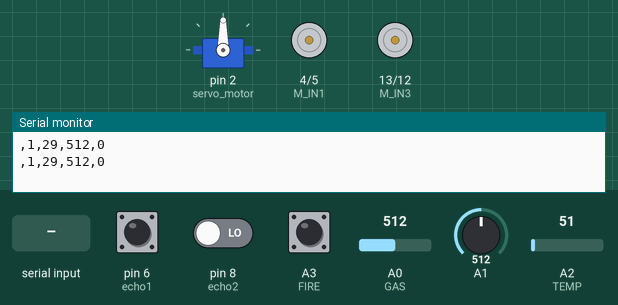
Simulated run of this sketch. Board: Arduino Uno, built with avr-gcc and run on an emulated ATmega328P. Parts: servo, motor-driver pin pairs drawn as motors (green arrow = first pin HIGH = forward, orange = second pin HIGH = backward, longer = more drive, scaled by the enable pin), the last lines printed to the serial monitor. Inputs (shaded band) come from the test bench; at power-on: pin 6 (echo1) LOW, pin 8 (echo2) LOW, A0 (GAS) = 512, A1 = 512, A2 (TEMP) = 51, A3 (FIRE) HIGH.

Above: at 1.2 s.
1.3 s: "X" received over Serial
At 2.5 s:
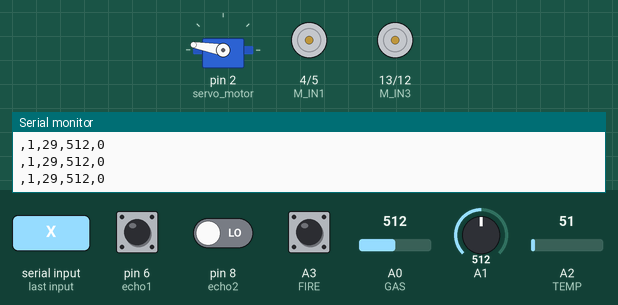
4.9 s: "Y" received over Serial
At 7.8 s:
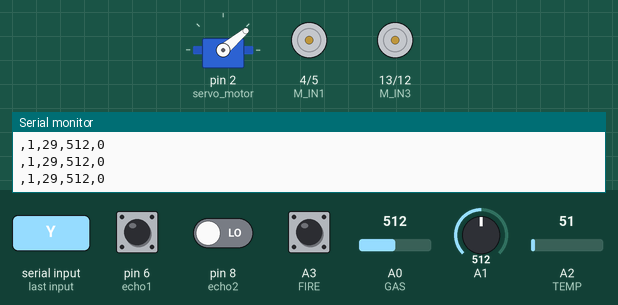
8.5 s: pin 6 (echo1) pulsed HIGH 5 times (0.12 s each, 0.3 s apart)
13.6 s: pin 6 (echo1) pulsed HIGH 2 times (0.12 s each, 0.3 s apart)
17.8 s: "X" received over Serial
At 21.9 s:
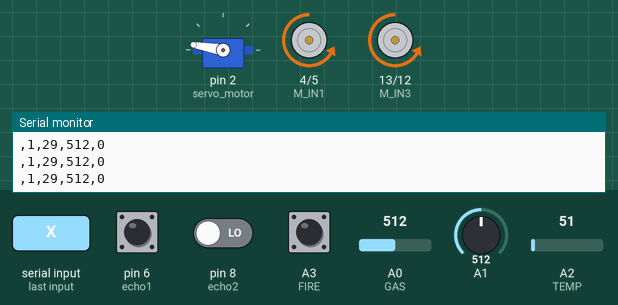
Timing chart, 0 to 22.4 s (numbered marks = the images above; inputs shaded):
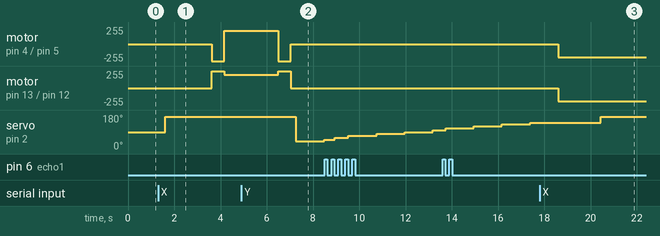

Measured:
- after the input at 1.3 s, motor on pin 4 (M_IN1) / pin 5 (M_IN2): stopped → backward 255/255 after 2.3 s, → forward 200/255 0.54 s later; motor on pin 13 (M_IN3) / pin 12 (M_IN4): stopped → forward 255/255 after 2.3 s, → forward 200/255 0.54 s later; servo on pin 2 (servo_motor): 90° → 170° after 0.30 s
- after the input at 4.9 s, motor on pin 4 (M_IN1) / pin 5 (M_IN2): forward 200/255 → backward 255/255 after 1.6 s, → stopped 0.54 s later; motor on pin 13 (M_IN3) / pin 12 (M_IN4): forward 200/255 → forward 255/255 after 1.6 s, → stopped 0.54 s later; servo on pin 2 (servo_motor): 170° → 40° after 2.4 s, → 50° 1.2 s later
- after the input at 17.8 s, servo on pin 2 (servo_motor): 140° → 170° after 2.6 s

The sketch:

final_arduino.ino
```cpp
#include <SoftwareSerial.h>     //블루투스 통신을 위한 헤더파일 호출
SoftwareSerial BTSerial(10, 1); // HC - 06 통신을 위한 TX, RX의 PIN번호를 입력(TX = 10 , RX = 1)

#include "Servo.h"  // 서보모터를 사용하기 위한 헤더파일 호출
Servo LKservo;  // 서보모터 객체 선언

#define EA 3  // 모터드라이버 EA 핀, 아두이노 우노 보드 디지털 3번 핀에 연결
#define EB 11  // 모터드라이버 EB 핀, 아두이노 우노 보드 디지털 11번 핀에 연결
#define M_IN1 4  // 모터드라이버 IN1 핀, 아두이노 우노 보드 디지털 4번 핀에 연결
#define M_IN2 5  // 모터드라이버 IN2 핀, 아두이노 우노 보드 디지털 5번 핀에 연결
#define M_IN3 13  // 모터드라이버 IN3 핀, 아두이노 우노 보드 디지털 13번 핀에 연결
#define M_IN4 12  // 모터드라이버 IN4 핀, 아두이노 우노 보드 디지털 12번 핀에 연결

#define echo1 6  // 초음파 센서 에코(Echo) 핀, 아두이노 우노 보드의 디지털 6번 핀 연결
#define trig1 7  // 초음파 센서 트리거(Trigger) 핀, 아두이노 우노 보드의 디지털 7번 핀 연결

#define echo2 8  // 초음파 센서 에코(Echo) 핀, 아두이노 우노 보드의 디지털 8번 핀 연결
#define trig2 9  // 초음파 센서 트리거(Trigger) 핀, 아두이노 우노 보드의 디지털 9번 핀 연결

#define servo_motor 2  // 서보모터 Signal 핀, 아두이노 우노 보드 디지털 2번 핀에 연결

#define GAS A0
#define TEMP A2
#define FIRE A3

void setup()  // 초기화
{

  BTSerial.begin(9600);
  Serial.begin(9600);

  pinMode(EA, OUTPUT);  // EA와 연결된 핀 출력 설정
  pinMode(M_IN1, OUTPUT);  // IN1과 연결된 핀 출력 설정 오른 바퀴 직진
  pinMode(M_IN2, OUTPUT);  // IN2와 연결된 핀 출력 설정 오른 바퀴 후진
  pinMode(EB, OUTPUT);  // EA와 연결된 핀 출력 설정
  pinMode(M_IN3, OUTPUT);  // IN3과 연결된 핀 출력 설정 왼 바퀴 후진
  pinMode(M_IN4, OUTPUT);  // IN4와 연결된 핀 출력 설정 왼 바퀴 직진

  pinMode(trig1, OUTPUT);  // trig1 출력 설정
  pinMode(echo1, INPUT);  // echo2 입력설정
  pinMode(trig2, OUTPUT);  // trig1 출력 설정
  pinMode(echo2, INPUT);  // echo2 입력설정

  pinMode(TEMP, INPUT);
  pinMode(GAS, INPUT);
  pinMode(FIRE, INPUT);


  LKservo.attach(servo_motor);  // 서보모터 핀 설정

}

void loop()  // 무한루프
{

  sensing();

  char data;
  if(Serial.available()>0) {
    data = Serial.read();
    if(data=='X') {
      mode1();
    }else if(data=='Y') {
      mode2();
    }else if(data=='Z') {
      mode3();
    }
  }
  delay(800);
}

void sensing() {

   int fireState = 0;
   int crash = 0;
   unsigned int temp_val;
   String fstate;
   String temp;
   String gas;

  temp_val = analogRead(TEMP);
  temp = (temp_val*600/1024);

  fireState = digitalRead(FIRE);
  if(fireState == LOW) {
    fstate = "0";
  }else if(fireState == HIGH) {
    fstate = "1";
  }

 gas = analogRead(GAS);

  if(analogRead(A1)==0 || analogRead(A1)<3){
    crash=1;
  }else {
    crash=0;
  }
  String cmm = ",";
  Serial.println(cmm+fstate+cmm+temp+cmm+gas+cmm+crash);
}

int read_ultrasonic1(void)  // 초음파 센서1 값 읽어오는 함수
{
  float return_time, distance;  // 시간 값과 거리 값을 저장하는 변수를 만든다.
  // 초음파 센서는 초음파를 발사 후 돌아오는 시간을 역산하여 거리 값으로 계산한다.
  digitalWrite(trig1, HIGH);  // 초음파 발사
  delay(5);  // 0.05초간 지연
  digitalWrite(trig1, LOW);  // 초음파 발사 정지
  return_time = pulseIn(echo1, HIGH);  // 돌아오는 시간
  distance = ((float)(340 * return_time) / 10000) / 2;  // 시간을 거리로 계산
  return distance;  // 거리 값 리턴
}

int read_ultrasonic2(void)  // 초음파 센서2 값 읽어오는 함수
{
  float return_time, distance;  // 시간 값과 거리 값을 저장하는 변수를 만든다.
  // 초음파 센서는 초음파를 발사 후 돌아오는 시간을 역산하여 거리 값으로 계산한다.
  digitalWrite(trig2, HIGH);  // 초음파 발사
  delay(5);  // 0.05초간 지연
  digitalWrite(trig2, LOW);  // 초음파 발사 정지
  return_time = pulseIn(echo2, HIGH);  // 돌아오는 시간
  distance = ((float)(340 * return_time) / 10000) / 2;  // 시간을 거리로 계산
  return distance;  // 거리 값 리턴
}

//오른직진 1 오른후진2 왼직진3 왼후진4
void go() {
  digitalWrite(M_IN1, 1); digitalWrite(M_IN2, 0); delay(3);
  digitalWrite(M_IN3, 0); digitalWrite(M_IN4, 1); delay(3);
  analogWrite(EA,255);analogWrite(EB,255); delay(30);
}
void go_slow() {
  digitalWrite(M_IN1, 1); digitalWrite(M_IN2, 0); delay(3);
  digitalWrite(M_IN3, 0); digitalWrite(M_IN4, 1); delay(3);
  analogWrite(EA,255);analogWrite(EB,255); delay(30);
}
void brake() {
  digitalWrite(M_IN1, 0); digitalWrite(M_IN2, 0); delay(3);
  digitalWrite(M_IN3, 0); digitalWrite(M_IN4, 0); delay(3);
  analogWrite(EA,0);analogWrite(EB,0); delay(30);
}
void left() {
  digitalWrite(M_IN1, 1); digitalWrite(M_IN2, 0); delay(3);
  digitalWrite(M_IN3, 1); digitalWrite(M_IN4, 0); delay(3);
  analogWrite(EA,200);analogWrite(EB,80); delay(30);
}
void right(){
  digitalWrite(M_IN1, 1); digitalWrite(M_IN2, 0); delay(3);
  digitalWrite(M_IN3, 0); digitalWrite(M_IN4, 1); delay(3);
  analogWrite(EA,80);analogWrite(EB,200); delay(30);
}
void slight_right(){
  digitalWrite(M_IN1, 1); digitalWrite(M_IN2, 0); delay(3);
  digitalWrite(M_IN3, 0); digitalWrite(M_IN4, 1); delay(3);
  analogWrite(EA,130);analogWrite(EB,200); delay(30);
}
void spin_left() {
  digitalWrite(M_IN1, 1); digitalWrite(M_IN2, 0); delay(3);
  digitalWrite(M_IN3, 1); digitalWrite(M_IN4, 0); delay(3);
  analogWrite(EA,200);analogWrite(EB,200); delay(30);;
}
void spin_right() {
  digitalWrite(M_IN1, 0); digitalWrite(M_IN2, 1); delay(3);
  digitalWrite(M_IN3, 0); digitalWrite(M_IN4, 1); delay(3);
  analogWrite(EA,200);analogWrite(EB,200); delay(30);;
}
void back() {
  digitalWrite(M_IN1, 0); digitalWrite(M_IN2, 1); delay(3);
  digitalWrite(M_IN3, 1); digitalWrite(M_IN4, 0); delay(3);
  analogWrite(EA,255);analogWrite(EB,255); delay(30);
}

void mode1() {
  LKservo.write(170);
      if (read_ultrasonic1() < 18)  // 만약 측정한 거리값이 18보다 작으면 자동차 우회전
    {
       if (read_ultrasonic2() < 7 || analogRead(A1) <= 10) {
      back();
      delay(500);
      spin_left();
      delay(500);
      }else {
        spin_right();
        delay(280);  // 0.28초간 지연
      }
    }
    else  // 측정한 거리값이 16보다 작지 않으면 자동차 직진
    {
       go();
    }

}
void mode2() {
   unsigned long int D, Angle;
   unsigned long int D_min = 10000;
   if(read_ultrasonic2() <8 || analogRead(A1) <8){
    back();
    delay(500);
    brake();
    delay(200);
    //서보모터가 도는 부분
    for (int i=40;i<150;i+=10) {
      LKservo.write(i); delay(200);
       D=read_ultrasonic1();
       delay(3);

       if (D<D_min&&D!=0) {
        D_min=D; Angle=i;
        }
        delay(10);
        }
      if (Angle>=80&&Angle<100) {back; delay(500); }
      else if(Angle<=100) {
        spin_right(); delay(1000);
      }else if(Angle>80) {
        spin_left(); delay(1000);
      }
   }else if(read_ultrasonic2() >10 && analogRead(A1)>20) {
    go_slow();
   } else {
    go_slow();
   }

}
void mode3() {
if (BTSerial.available())
  {
    char cmd = (char) BTSerial.read();  //BTSerial.read()를 사용할 때마다 사용한 것을 지워지므로 char타입 변수에 저장합니다.
    Serial.println(cmd);

    if ( cmd == 'F')      // rc카가 전진 합니다.
    {
         go();
    }
    else if (cmd ==  'B')     // rc카가 후진 합니다.
    {
          back();
    }
    else if (cmd == 'S')    // rc카가 멈춤니다.
    {
          brake();
    }
    else if (cmd=='L')
    {
          spin_left();
    }
    else if (cmd=='R')
    {
          spin_right();
    }
  }
}
void speedtest() {
  delay(1000);
  digitalWrite(EA, HIGH);
  digitalWrite(EB, HIGH);
  go();
  delay(1000);
  back();
  delay(1000);
  left();
  delay(1000);
  right();
  delay(1000);
  spin_left();
  delay(1500);
  spin_right();
  delay(1500);
  brake();
  delay(1000);
}
```
